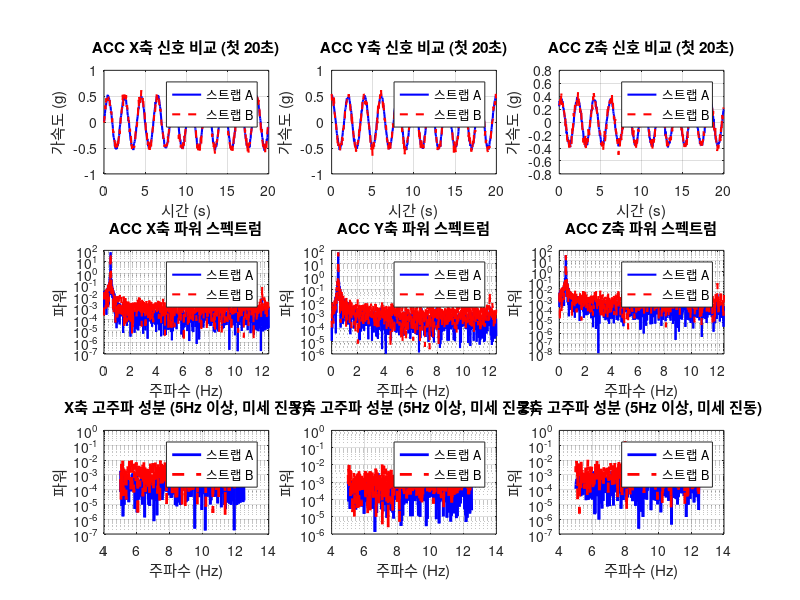

This figure's MATLAB source: (Note: this script raises an error after producing the figure.)
%% 워치 스트랩 차이에 따른 가속도계 센서 미세 진동 차이 분석
% 25Hz 샘플링 주파수의 ACC X/Y/Z 신호 분석
% Author: MATLAB Signal Processing
% Date: 2024

clear all; close all; clc;

%% 1. 파라미터 설정
fs = 25;                    % 샘플링 주파수 (Hz)
duration = 60;              % 측정 시간 (초) - 1분
t = 0:1/fs:duration-1/fs;    % 시간 벡터
N = length(t);

fprintf('=== 워치 스트랩 차이에 따른 ACC 센서 미세 진동 분석 ===\n');
fprintf('샘플링 주파수: %d Hz\n', fs);
fprintf('측정 시간: %.1f 초\n', duration);
fprintf('총 샘플 수: %d\n\n', N);

%% 2. 샘플 데이터 생성 (실제 데이터로 대체 가능)
% 스트랩 A: 더 타이트한 스트랩 (미세 진동이 적음)
% 스트랩 B: 더 느슨한 스트랩 (미세 진동이 많음)

% 기본 움직임 신호 (사용자 활동)
base_freq = 0.5;            % 기본 움직임 주파수 (Hz)
base_amplitude = 0.5;       % 기본 움직임 진폭

% 스트랩 A 데이터 생성
noise_level_A = 0.02;       % 낮은 노이즈 레벨 (타이트한 스트랩)
high_freq_noise_A = 0.01;   % 고주파 미세 진동 (낮음)

acc_x_A = base_amplitude * sin(2*pi*base_freq*t) + ...
          noise_level_A * randn(size(t)) + ...
          high_freq_noise_A * sin(2*pi*8*t + rand(size(t))) + ...
          high_freq_noise_A * 0.5 * sin(2*pi*12*t + rand(size(t)));

acc_y_A = base_amplitude * cos(2*pi*base_freq*t) + ...
          noise_level_A * randn(size(t)) + ...
          high_freq_noise_A * sin(2*pi*8*t + rand(size(t))) + ...
          high_freq_noise_A * 0.5 * sin(2*pi*12*t + rand(size(t)));

acc_z_A = base_amplitude * 0.7 * sin(2*pi*base_freq*t + pi/4) + ...
          noise_level_A * randn(size(t)) + ...
          high_freq_noise_A * sin(2*pi*8*t + rand(size(t))) + ...
          high_freq_noise_A * 0.5 * sin(2*pi*12*t + rand(size(t)));

% 스트랩 B 데이터 생성
noise_level_B = 0.05;       % 높은 노이즈 레벨 (느슨한 스트랩)
high_freq_noise_B = 0.03;   % 고주파 미세 진동 (높음)

acc_x_B = base_amplitude * sin(2*pi*base_freq*t) + ...
          noise_level_B * randn(size(t)) + ...
          high_freq_noise_B * sin(2*pi*8*t + rand(size(t))) + ...
          high_freq_noise_B * 0.5 * sin(2*pi*12*t + rand(size(t))) + ...
          high_freq_noise_B * 0.3 * sin(2*pi*15*t + rand(size(t)));

acc_y_B = base_amplitude * cos(2*pi*base_freq*t) + ...
          noise_level_B * randn(size(t)) + ...
          high_freq_noise_B * sin(2*pi*8*t + rand(size(t))) + ...
          high_freq_noise_B * 0.5 * sin(2*pi*12*t + rand(size(t))) + ...
          high_freq_noise_B * 0.3 * sin(2*pi*15*t + rand(size(t)));

acc_z_B = base_amplitude * 0.7 * sin(2*pi*base_freq*t + pi/4) + ...
          noise_level_B * randn(size(t)) + ...
          high_freq_noise_B * sin(2*pi*8*t + rand(size(t))) + ...
          high_freq_noise_B * 0.5 * sin(2*pi*12*t + rand(size(t))) + ...
          high_freq_noise_B * 0.3 * sin(2*pi*15*t + rand(size(t)));

% 실제 데이터를 사용하는 경우 아래 주석을 해제하고 위의 생성 코드를 주석 처리
% load('strap_A_data.mat');  % acc_x_A, acc_y_A, acc_z_A 변수 포함
% load('strap_B_data.mat');  % acc_x_B, acc_y_B, acc_z_B 변수 포함

%% 3. 통계적 분석
fprintf('=== 통계적 분석 결과 ===\n');

% RMS (Root Mean Square) 값 계산
rms_x_A = sqrt(mean(acc_x_A.^2));
rms_y_A = sqrt(mean(acc_y_A.^2));
rms_z_A = sqrt(mean(acc_z_A.^2));
rms_total_A = sqrt(mean(acc_x_A.^2 + acc_y_A.^2 + acc_z_A.^2));

rms_x_B = sqrt(mean(acc_x_B.^2));
rms_y_B = sqrt(mean(acc_y_B.^2));
rms_z_B = sqrt(mean(acc_z_B.^2));
rms_total_B = sqrt(mean(acc_x_B.^2 + acc_y_B.^2 + acc_z_B.^2));

% 표준편차 계산
std_x_A = std(acc_x_A);
std_y_A = std(acc_y_A);
std_z_A = std(acc_z_A);
std_total_A = std(sqrt(acc_x_A.^2 + acc_y_A.^2 + acc_z_A.^2));

std_x_B = std(acc_x_B);
std_y_B = std(acc_y_B);
std_z_B = std(acc_z_B);
std_total_B = std(sqrt(acc_x_B.^2 + acc_y_B.^2 + acc_z_B.^2));

% 변동계수 (Coefficient of Variation)
cv_x_A = std_x_A / abs(mean(acc_x_A));
cv_y_A = std_y_A / abs(mean(acc_y_A));
cv_z_A = std_z_A / abs(mean(acc_z_A));

cv_x_B = std_x_B / abs(mean(acc_x_B));
cv_y_B = std_y_B / abs(mean(acc_y_B));
cv_z_B = std_z_B / abs(mean(acc_z_B));

fprintf('\n--- RMS 값 비교 ---\n');
fprintf('스트랩 A: X=%.4f, Y=%.4f, Z=%.4f, Total=%.4f\n', ...
        rms_x_A, rms_y_A, rms_z_A, rms_total_A);
fprintf('스트랩 B: X=%.4f, Y=%.4f, Z=%.4f, Total=%.4f\n', ...
        rms_x_B, rms_y_B, rms_z_B, rms_total_B);
fprintf('차이 (B-A): X=%.4f (%.1f%%), Y=%.4f (%.1f%%), Z=%.4f (%.1f%%), Total=%.4f (%.1f%%)\n', ...
        rms_x_B-rms_x_A, 100*(rms_x_B-rms_x_A)/rms_x_A, ...
        rms_y_B-rms_y_A, 100*(rms_y_B-rms_y_A)/rms_y_A, ...
        rms_z_B-rms_z_A, 100*(rms_z_B-rms_z_A)/rms_z_A, ...
        rms_total_B-rms_total_A, 100*(rms_total_B-rms_total_A)/rms_total_A);

fprintf('\n--- 표준편차 비교 ---\n');
fprintf('스트랩 A: X=%.4f, Y=%.4f, Z=%.4f, Total=%.4f\n', ...
        std_x_A, std_y_A, std_z_A, std_total_A);
fprintf('스트랩 B: X=%.4f, Y=%.4f, Z=%.4f, Total=%.4f\n', ...
        std_x_B, std_y_B, std_z_B, std_total_B);
fprintf('차이 (B-A): X=%.4f (%.1f%%), Y=%.4f (%.1f%%), Z=%.4f (%.1f%%), Total=%.4f (%.1f%%)\n', ...
        std_x_B-std_x_A, 100*(std_x_B-std_x_A)/std_x_A, ...
        std_y_B-std_y_A, 100*(std_y_B-std_y_A)/std_y_A, ...
        std_z_B-std_z_A, 100*(std_z_B-std_z_A)/std_z_A, ...
        std_total_B-std_total_A, 100*(std_total_B-std_total_A)/std_total_A);

%% 4. 주파수 도메인 분석
fprintf('\n=== 주파수 도메인 분석 ===\n');

% FFT 분석
N_fft = 2^nextpow2(N);
freq = fs * (0:(N_fft/2)) / N_fft;

% 스트랩 A FFT
fft_x_A = fft(acc_x_A, N_fft);
fft_y_A = fft(acc_y_A, N_fft);
fft_z_A = fft(acc_z_A, N_fft);
Pxx_x_A = abs(fft_x_A(1:N_fft/2+1)).^2 / N_fft;
Pxx_y_A = abs(fft_y_A(1:N_fft/2+1)).^2 / N_fft;
Pxx_z_A = abs(fft_z_A(1:N_fft/2+1)).^2 / N_fft;

% 스트랩 B FFT
fft_x_B = fft(acc_x_B, N_fft);
fft_y_B = fft(acc_y_B, N_fft);
fft_z_B = fft(acc_z_B, N_fft);
Pxx_x_B = abs(fft_x_B(1:N_fft/2+1)).^2 / N_fft;
Pxx_y_B = abs(fft_y_B(1:N_fft/2+1)).^2 / N_fft;
Pxx_z_B = abs(fft_z_B(1:N_fft/2+1)).^2 / N_fft;

% 고주파 성분 분석 (미세 진동: 5Hz 이상)
high_freq_idx = freq >= 5;
high_freq_power_x_A = sum(Pxx_x_A(high_freq_idx));
high_freq_power_y_A = sum(Pxx_y_A(high_freq_idx));
high_freq_power_z_A = sum(Pxx_z_A(high_freq_idx));
high_freq_power_total_A = high_freq_power_x_A + high_freq_power_y_A + high_freq_power_z_A;

high_freq_power_x_B = sum(Pxx_x_B(high_freq_idx));
high_freq_power_y_B = sum(Pxx_y_B(high_freq_idx));
high_freq_power_z_B = sum(Pxx_z_B(high_freq_idx));
high_freq_power_total_B = high_freq_power_x_B + high_freq_power_y_B + high_freq_power_z_B;

fprintf('\n--- 고주파 성분 파워 (5Hz 이상, 미세 진동) ---\n');
fprintf('스트랩 A: X=%.6f, Y=%.6f, Z=%.6f, Total=%.6f\n', ...
        high_freq_power_x_A, high_freq_power_y_A, high_freq_power_z_A, high_freq_power_total_A);
fprintf('스트랩 B: X=%.6f, Y=%.6f, Z=%.6f, Total=%.6f\n', ...
        high_freq_power_x_B, high_freq_power_y_B, high_freq_power_z_B, high_freq_power_total_B);
fprintf('차이 (B-A): X=%.6f (%.1f%%), Y=%.6f (%.1f%%), Z=%.6f (%.1f%%), Total=%.6f (%.1f%%)\n', ...
        high_freq_power_x_B-high_freq_power_x_A, 100*(high_freq_power_x_B-high_freq_power_x_A)/high_freq_power_x_A, ...
        high_freq_power_y_B-high_freq_power_y_A, 100*(high_freq_power_y_B-high_freq_power_y_A)/high_freq_power_y_A, ...
        high_freq_power_z_B-high_freq_power_z_A, 100*(high_freq_power_z_B-high_freq_power_z_A)/high_freq_power_z_A, ...
        high_freq_power_total_B-high_freq_power_total_A, 100*(high_freq_power_total_B-high_freq_power_total_A)/high_freq_power_total_A);

% 주파수 대역별 에너지 분석
freq_bands = [0, 1, 2, 5, 10, 12.5];  % Hz
fprintf('\n--- 주파수 대역별 에너지 분포 ---\n');
for i = 1:length(freq_bands)-1
    band_idx = (freq >= freq_bands(i)) & (freq < freq_bands(i+1));
    band_power_A = sum(Pxx_x_A(band_idx) + Pxx_y_A(band_idx) + Pxx_z_A(band_idx));
    band_power_B = sum(Pxx_x_B(band_idx) + Pxx_y_B(band_idx) + Pxx_z_B(band_idx));
    fprintf('%.1f-%.1f Hz: 스트랩 A=%.6f, 스트랩 B=%.6f, 차이=%.6f (%.1f%%)\n', ...
            freq_bands(i), freq_bands(i+1), band_power_A, band_power_B, ...
            band_power_B-band_power_A, 100*(band_power_B-band_power_A)/band_power_A);
end

%% 5. 시각화
fprintf('\n=== 시각화 생성 중... ===\n');

% Figure 1: 시간 도메인 비교
figure('Position', [100, 100, 1400, 900]);

% X축 신호
subplot(3,3,1);
plot(t(1:min(500, N)), acc_x_A(1:min(500, N)), 'b-', 'LineWidth', 1.5); hold on;
plot(t(1:min(500, N)), acc_x_B(1:min(500, N)), 'r--', 'LineWidth', 1.5);
title('ACC X축 신호 비교 (첫 20초)');
xlabel('시간 (s)'); ylabel('가속도 (g)');
legend('스트랩 A', '스트랩 B', 'Location', 'best');
grid on;

subplot(3,3,2);
plot(t(1:min(500, N)), acc_y_A(1:min(500, N)), 'b-', 'LineWidth', 1.5); hold on;
plot(t(1:min(500, N)), acc_y_B(1:min(500, N)), 'r--', 'LineWidth', 1.5);
title('ACC Y축 신호 비교 (첫 20초)');
xlabel('시간 (s)'); ylabel('가속도 (g)');
legend('스트랩 A', '스트랩 B', 'Location', 'best');
grid on;

subplot(3,3,3);
plot(t(1:min(500, N)), acc_z_A(1:min(500, N)), 'b-', 'LineWidth', 1.5); hold on;
plot(t(1:min(500, N)), acc_z_B(1:min(500, N)), 'r--', 'LineWidth', 1.5);
title('ACC Z축 신호 비교 (첫 20초)');
xlabel('시간 (s)'); ylabel('가속도 (g)');
legend('스트랩 A', '스트랩 B', 'Location', 'best');
grid on;

% 주파수 스펙트럼 비교
subplot(3,3,4);
semilogy(freq, Pxx_x_A, 'b-', 'LineWidth', 1.5); hold on;
semilogy(freq, Pxx_x_B, 'r--', 'LineWidth', 1.5);
title('ACC X축 파워 스펙트럼');
xlabel('주파수 (Hz)'); ylabel('파워');
legend('스트랩 A', '스트랩 B', 'Location', 'best');
grid on;
xlim([0 fs/2]);

subplot(3,3,5);
semilogy(freq, Pxx_y_A, 'b-', 'LineWidth', 1.5); hold on;
semilogy(freq, Pxx_y_B, 'r--', 'LineWidth', 1.5);
title('ACC Y축 파워 스펙트럼');
xlabel('주파수 (Hz)'); ylabel('파워');
legend('스트랩 A', '스트랩 B', 'Location', 'best');
grid on;
xlim([0 fs/2]);

subplot(3,3,6);
semilogy(freq, Pxx_z_A, 'b-', 'LineWidth', 1.5); hold on;
semilogy(freq, Pxx_z_B, 'r--', 'LineWidth', 1.5);
title('ACC Z축 파워 스펙트럼');
xlabel('주파수 (Hz)'); ylabel('파워');
legend('스트랩 A', '스트랩 B', 'Location', 'best');
grid on;
xlim([0 fs/2]);

% 고주파 성분 확대 (미세 진동 분석)
subplot(3,3,7);
high_freq_range = freq >= 5 & freq <= fs/2;
semilogy(freq(high_freq_range), Pxx_x_A(high_freq_range), 'b-', 'LineWidth', 2); hold on;
semilogy(freq(high_freq_range), Pxx_x_B(high_freq_range), 'r--', 'LineWidth', 2);
title('X축 고주파 성분 (5Hz 이상, 미세 진동)');
xlabel('주파수 (Hz)'); ylabel('파워');
legend('스트랩 A', '스트랩 B', 'Location', 'best');
grid on;

subplot(3,3,8);
semilogy(freq(high_freq_range), Pxx_y_A(high_freq_range), 'b-', 'LineWidth', 2); hold on;
semilogy(freq(high_freq_range), Pxx_y_B(high_freq_range), 'r--', 'LineWidth', 2);
title('Y축 고주파 성분 (5Hz 이상, 미세 진동)');
xlabel('주파수 (Hz)'); ylabel('파워');
legend('스트랩 A', '스트랩 B', 'Location', 'best');
grid on;

subplot(3,3,9);
semilogy(freq(high_freq_range), Pxx_z_A(high_freq_range), 'b-', 'LineWidth', 2); hold on;
semilogy(freq(high_freq_range), Pxx_z_B(high_freq_range), 'r--', 'LineWidth', 2);
title('Z축 고주파 성분 (5Hz 이상, 미세 진동)');
xlabel('주파수 (Hz)'); ylabel('파워');
legend('스트랩 A', '스트랩 B', 'Location', 'best');
grid on;

sgtitle('워치 스트랩 차이에 따른 ACC 센서 미세 진동 분석', 'FontSize', 14, 'FontWeight', 'bold');

% Figure 2: 통계적 비교 및 스펙트로그램
figure('Position', [100, 50, 1400, 900]);

% RMS 비교
subplot(3,3,1);
bar_data = [rms_x_A, rms_y_A, rms_z_A, rms_total_A; ...
            rms_x_B, rms_y_B, rms_z_B, rms_total_B]';
bar(bar_data);
set(gca, 'XTickLabel', {'X', 'Y', 'Z', 'Total'});
ylabel('RMS 값');
title('RMS 값 비교');
legend('스트랩 A', '스트랩 B', 'Location', 'best');
grid on;

% 표준편차 비교
subplot(3,3,2);
bar_data = [std_x_A, std_y_A, std_z_A, std_total_A; ...
            std_x_B, std_y_B, std_z_B, std_total_B]';
bar(bar_data);
set(gca, 'XTickLabel', {'X', 'Y', 'Z', 'Total'});
ylabel('표준편차');
title('표준편차 비교');
legend('스트랩 A', '스트랩 B', 'Location', 'best');
grid on;

% 고주파 파워 비교
subplot(3,3,3);
bar_data = [high_freq_power_x_A, high_freq_power_y_A, high_freq_power_z_A, high_freq_power_total_A; ...
            high_freq_power_x_B, high_freq_power_y_B, high_freq_power_z_B, high_freq_power_total_B]';
bar(bar_data);
set(gca, 'XTickLabel', {'X', 'Y', 'Z', 'Total'});
ylabel('고주파 파워 (5Hz 이상)');
title('고주파 성분 파워 비교');
legend('스트랩 A', '스트랩 B', 'Location', 'best');
grid on;

% 스펙트로그램 - X축
subplot(3,3,4);
[s_A_x, f_spec, t_spec] = spectrogram(acc_x_A, round(N/10), round(N/20), [], fs);
imagesc(t_spec, f_spec, 10*log10(abs(s_A_x).^2));
axis xy; colorbar;
title('스트랩 A - X축 스펙트로그램');
xlabel('시간 (s)'); ylabel('주파수 (Hz)');
ylim([0 fs/2]);

subplot(3,3,5);
[s_B_x, ~, ~] = spectrogram(acc_x_B, round(N/10), round(N/20), [], fs);
imagesc(t_spec, f_spec, 10*log10(abs(s_B_x).^2));
axis xy; colorbar;
title('스트랩 B - X축 스펙트로그램');
xlabel('시간 (s)'); ylabel('주파수 (Hz)');
ylim([0 fs/2]);

subplot(3,3,6);
diff_spec = 10*log10(abs(s_B_x).^2) - 10*log10(abs(s_A_x).^2);
imagesc(t_spec, f_spec, diff_spec);
axis xy; colorbar;
title('차이 (스트랩 B - A)');
xlabel('시간 (s)'); ylabel('주파수 (Hz)');
ylim([0 fs/2]);

% 스펙트로그램 - Y축
subplot(3,3,7);
[s_A_y, ~, ~] = spectrogram(acc_y_A, round(N/10), round(N/20), [], fs);
imagesc(t_spec, f_spec, 10*log10(abs(s_A_y).^2));
axis xy; colorbar;
title('스트랩 A - Y축 스펙트로그램');
xlabel('시간 (s)'); ylabel('주파수 (Hz)');
ylim([0 fs/2]);

subplot(3,3,8);
[s_B_y, ~, ~] = spectrogram(acc_y_B, round(N/10), round(N/20), [], fs);
imagesc(t_spec, f_spec, 10*log10(abs(s_B_y).^2));
axis xy; colorbar;
title('스트랩 B - Y축 스펙트로그램');
xlabel('시간 (s)'); ylabel('주파수 (Hz)');
ylim([0 fs/2]);

subplot(3,3,9);
diff_spec_y = 10*log10(abs(s_B_y).^2) - 10*log10(abs(s_A_y).^2);
imagesc(t_spec, f_spec, diff_spec_y);
axis xy; colorbar;
title('차이 (스트랩 B - A)');
xlabel('시간 (s)'); ylabel('주파수 (Hz)');
ylim([0 fs/2]);

sgtitle('통계적 비교 및 시간-주파수 분석', 'FontSize', 14, 'FontWeight', 'bold');

% Figure 3: 총 가속도 벡터 크기 분석
figure('Position', [100, 0, 1400, 600]);

% 총 가속도 벡터 크기
acc_magnitude_A = sqrt(acc_x_A.^2 + acc_y_A.^2 + acc_z_A.^2);
acc_magnitude_B = sqrt(acc_x_B.^2 + acc_y_B.^2 + acc_z_B.^2);

subplot(2,3,1);
plot(t(1:min(500, N)), acc_magnitude_A(1:min(500, N)), 'b-', 'LineWidth', 1.5); hold on;
plot(t(1:min(500, N)), acc_magnitude_B(1:min(500, N)), 'r--', 'LineWidth', 1.5);
title('총 가속도 벡터 크기 비교');
xlabel('시간 (s)'); ylabel('가속도 크기 (g)');
legend('스트랩 A', '스트랩 B', 'Location', 'best');
grid on;

subplot(2,3,2);
histogram(acc_magnitude_A, 50, 'FaceColor', 'b', 'FaceAlpha', 0.5); hold on;
histogram(acc_magnitude_B, 50, 'FaceColor', 'r', 'FaceAlpha', 0.5);
title('가속도 크기 분포');
xlabel('가속도 크기 (g)'); ylabel('빈도');
legend('스트랩 A', '스트랩 B', 'Location', 'best');
grid on;

subplot(2,3,3);
boxplot([acc_magnitude_A', acc_magnitude_B'], 'Labels', {'스트랩 A', '스트랩 B'});
title('가속도 크기 박스플롯');
ylabel('가속도 크기 (g)');
grid on;

% 고주파 성분 필터링 (고역 통과 필터)
% 5Hz 고역 통과 필터 설계
[b, a] = butter(4, 5/(fs/2), 'high');
acc_x_A_high = filter(b, a, acc_x_A);
acc_y_A_high = filter(b, a, acc_y_A);
acc_z_A_high = filter(b, a, acc_z_A);
acc_x_B_high = filter(b, a, acc_x_B);
acc_y_B_high = filter(b, a, acc_y_B);
acc_z_B_high = filter(b, a, acc_z_B);

acc_magnitude_A_high = sqrt(acc_x_A_high.^2 + acc_y_A_high.^2 + acc_z_A_high.^2);
acc_magnitude_B_high = sqrt(acc_x_B_high.^2 + acc_y_B_high.^2 + acc_z_B_high.^2);

subplot(2,3,4);
plot(t(1:min(500, N)), acc_magnitude_A_high(1:min(500, N)), 'b-', 'LineWidth', 1.5); hold on;
plot(t(1:min(500, N)), acc_magnitude_B_high(1:min(500, N)), 'r--', 'LineWidth', 1.5);
title('고주파 성분만 추출 (5Hz 이상)');
xlabel('시간 (s)'); ylabel('가속도 크기 (g)');
legend('스트랩 A', '스트랩 B', 'Location', 'best');
grid on;

subplot(2,3,5);
histogram(acc_magnitude_A_high, 50, 'FaceColor', 'b', 'FaceAlpha', 0.5); hold on;
histogram(acc_magnitude_B_high, 50, 'FaceColor', 'r', 'FaceAlpha', 0.5);
title('고주파 성분 분포');
xlabel('가속도 크기 (g)'); ylabel('빈도');
legend('스트랩 A', '스트랩 B', 'Location', 'best');
grid on;

subplot(2,3,6);
boxplot([acc_magnitude_A_high', acc_magnitude_B_high'], 'Labels', {'스트랩 A', '스트랩 B'});
title('고주파 성분 박스플롯');
ylabel('가속도 크기 (g)');
grid on;

sgtitle('총 가속도 벡터 및 고주파 성분 분석', 'FontSize', 14, 'FontWeight', 'bold');

%% 6. 결과 요약 및 저장
fprintf('\n=== 분석 결과 요약 ===\n');
fprintf('스트랩 A (타이트): 미세 진동이 적음\n');
fprintf('스트랩 B (느슨): 미세 진동이 많음\n\n');

fprintf('주요 차이점:\n');
fprintf('1. RMS 값: 스트랩 B가 %.1f%% 높음\n', 100*(rms_total_B-rms_total_A)/rms_total_A);
fprintf('2. 표준편차: 스트랩 B가 %.1f%% 높음\n', 100*(std_total_B-std_total_A)/std_total_A);
fprintf('3. 고주파 파워 (5Hz 이상): 스트랩 B가 %.1f%% 높음\n', ...
        100*(high_freq_power_total_B-high_freq_power_total_A)/high_freq_power_total_A);

% 결과 저장
results.rms = struct('A', struct('x', rms_x_A, 'y', rms_y_A, 'z', rms_z_A, 'total', rms_total_A), ...
                     'B', struct('x', rms_x_B, 'y', rms_y_B, 'z', rms_z_B, 'total', rms_total_B));
results.std = struct('A', struct('x', std_x_A, 'y', std_y_A, 'z', std_z_A, 'total', std_total_A), ...
                     'B', struct('x', std_x_B, 'y', std_y_B, 'z', std_z_B, 'total', std_total_B));
results.high_freq_power = struct('A', struct('x', high_freq_power_x_A, 'y', high_freq_power_y_A, ...
                                              'z', high_freq_power_z_A, 'total', high_freq_power_total_A), ...
                                 'B', struct('x', high_freq_power_x_B, 'y', high_freq_power_y_B, ...
                                              'z', high_freq_power_z_B, 'total', high_freq_power_total_B));
results.fs = fs;
results.duration = duration;
results.freq = freq;
results.Pxx_A = struct('x', Pxx_x_A, 'y', Pxx_y_A, 'z', Pxx_z_A);
results.Pxx_B = struct('x', Pxx_x_B, 'y', Pxx_y_B, 'z', Pxx_z_B);

save('strap_acc_vibration_results.mat', 'results', 'acc_x_A', 'acc_y_A', 'acc_z_A', ...
     'acc_x_B', 'acc_y_B', 'acc_z_B', 't', 'freq');

fprintf('\n결과가 ''strap_acc_vibration_results.mat'' 파일에 저장되었습니다.\n');
fprintf('분석 완료!\n');
